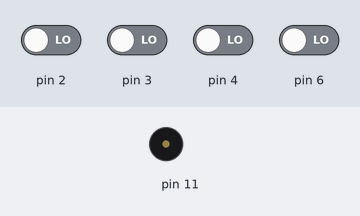
The sketch below on a simulated Arduino Uno, built with avr-gcc and run on an emulated ATmega328P. Shown: buzzer (waves = sounding). The test bench sets the inputs (shaded band); at power-on: pin 2–4, pin 6 LOW.

Above: at 1.6 s.
1.7 s: pin 2 driven HIGH
At 2.05 s:
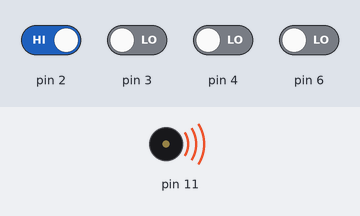
4.7 s: pin 4 driven HIGH
At 4.85 s:
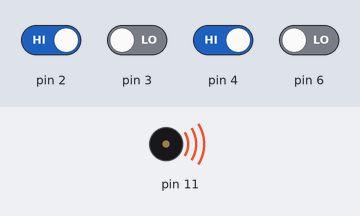
Timing chart, 0 to 13.7 s (numbered marks = the images above; inputs shaded):
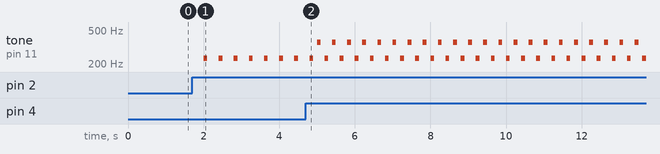

Measured:
- after the input at 1.7 s, tone on pin 11: alternates 233 Hz for 0.10 s and silent for 0.30 s, starting after 0.30 s

The sketch:

piano.ino
```cpp
void setup()
{
  pinMode(2, INPUT);
  pinMode(3, INPUT);
  pinMode(4, INPUT);
  pinMode(6, INPUT);
  pinMode(11, OUTPUT);

}

void loop()
{
  int b1=digitalRead(2);
  int b2=digitalRead(3);
  int b3=digitalRead(4);
  int b4=digitalRead(6);

  if(b1==1){
    tone(11,233,100);
  }
  delay(100);
  if(b2==1){
    tone(11,270,100);
  }
  delay(100);
  if(b3==1){
    tone(11,360,100);
  }
  delay(100);
  if(b4==1){
    tone(11,470,100);
  }
 delay(100);
}
```
